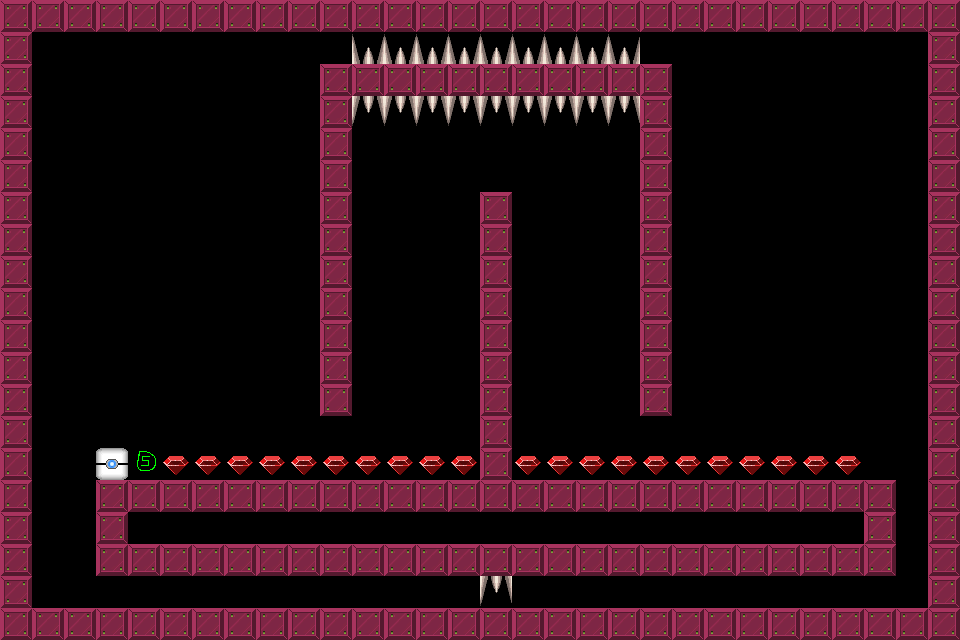

A 2D game scene composited from a Tiled map and its tileset images. What follows is a short description and the map's XML, with each tile layer's data collapsed to a summary:
An orthogonal 30x20 tile map with 32x32 px tiles, 1 tile layer (Tile Layer 1).

<map version="1.0" orientation="orthogonal" width="30" height="20" tilewidth="32" tileheight="32">
 <tileset firstgid="1" name="brick-1" tilewidth="32" tileheight="32">
  <image source="brick-1.png" width="128" height="128" />
  <tile id="0">
   <properties>
    <property name="components" value="Platform" />
   </properties>
  </tile>
  <tile id="1">
   <properties>
    <property name="components" value="PlayerStart" />
   </properties>
  </tile>
  <tile id="2">
   <properties>
    <property name="components" value="Spikes, Deadly" />
   </properties>
  </tile>
  <tile id="3">
   <properties>
    <property name="components" value="Gem" />
   </properties>
  </tile>
  <tile id="4">
   <properties>
    <property name="components" value="Spikes, Deadly" />
   </properties>
  </tile>
  <tile id="5">
   <properties>
    <property name="components" value="Stone, Pushable, Platform" />
   </properties>
  </tile>
  <tile id="6">
   <properties>
    <property name="components" value="Gem, PowerUp" />
   </properties>
  </tile>
  <tile id="7">
   <properties>
    <property name="components" value="Gem, PowerDown" />
   </properties>
  </tile>
  <tile id="8">
   <properties>
    <property name="components" value="AntiStone" />
   </properties>
  </tile>
 </tileset>
 <layer name="Tile Layer 1" width="30" height="20">
  <data>[600 cells, 230 non-empty, 6 distinct tile ids]</data>
 </layer>
</map>
